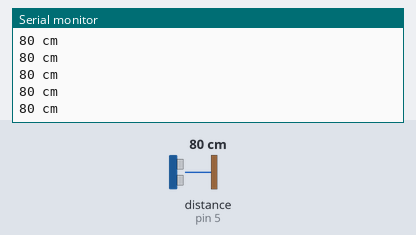
Simulated run of this sketch. Board: Arduino Uno, built with avr-gcc and run on an emulated ATmega328P. On the bench: the last lines printed to the serial monitor. Wiring (inferred from the names in the program): ultrasonic range finder: trigger pin 10; echo pin 5. The test bench sets the inputs (shaded band); at power-on: distance to the obstacle (sensor on pin 5) 80 cm. The echo pulse lasts 58.3 µs per cm.

Above: at 1.2 s.
1.3 s: distance to the obstacle (sensor on pin 5) set to 2 cm
At 1.48 s:
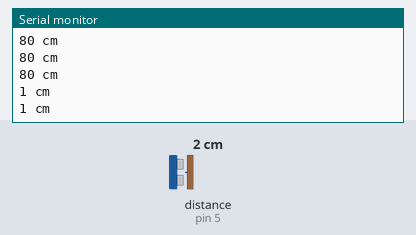
2.8 s: distance to the obstacle (sensor on pin 5) set to 120 cm
At 2.89 s:
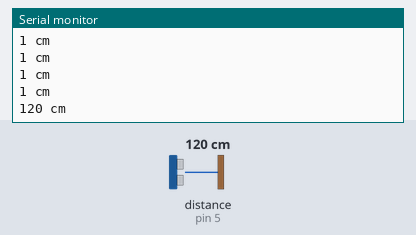
Timing chart, 0 to 5.8 s (numbered marks = the images above; inputs shaded):
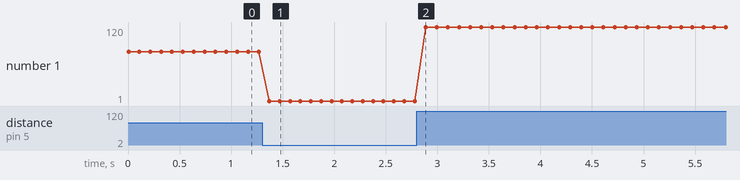

Measured:
- after the input at 1.3 s, the serial monitor: prints a new line after 0.07 s (image 1)
- after the input at 2.8 s, the serial monitor: prints a new line after 0.09 s (image 2)
- plotted number 1: 80 → 1 after the input at 1.3 s, 1 → 120 after the input at 2.8 s

The sketch:

ultrasonicSmallDistTest.ino
```cpp
#define ULTRASONIC_ECHO 5 // PC6
#define ULTRASONIC_TRIG 10 // PB6

void setup() {
    Serial.begin (9600);
    pinMode(ULTRASONIC_TRIG, OUTPUT);
    pinMode(ULTRASONIC_ECHO, INPUT);
}

void loop() {
    int duration, cm;
    digitalWrite(ULTRASONIC_TRIG, LOW);
    delayMicroseconds(2);
    digitalWrite(ULTRASONIC_TRIG, HIGH);
    delayMicroseconds(10);
    digitalWrite(ULTRASONIC_TRIG, LOW);
    duration = pulseIn(ULTRASONIC_ECHO, HIGH);
    cm = duration / 29 / 2;

    Serial.print(cm);
    Serial.println(" cm");
    delay(100);
}
```
